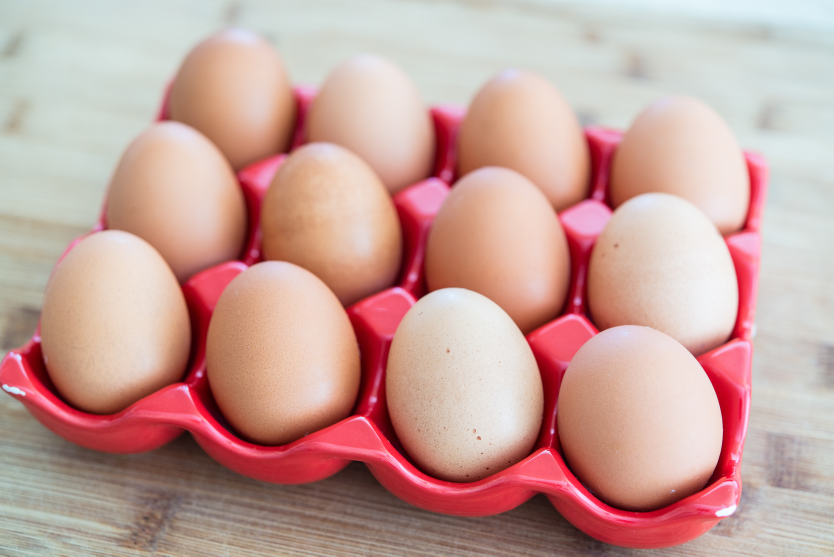
#> input picture images/eggs.jpg, 2500 x 1669 px (shown at 1/3 size)
$ jupyter execute 'PIL tutorial.ipynb'   (shell and % lines are left out)
#> lines starting #> are read from the running program, lines starting #| are printed output that depends on the picture
<div style="direction:rtl"> لكي يعمل الكود الذي في الاسفل يجب أن تكون كلا من بايثون و

PILو numpy منصبة ع جهازك
<br/>
https://www.python.org/downloads/<br/>
https://www.scipy.org/install.html<br/>
http://www.pythonware.com/products/pil/
</div>

[cell 1]
#استدعاء مكتبة PIL
#وهي مكتبة متخصصة للمعالجة الصور
from PIL import Image
#استدعاء مكتبة الرسومات matplotlib
from pylab import *

<div style="direction:rtl">
المودل Image <br/>
مسؤول عن قراءة الصور بصيغها المختلفة<br/>
الناتج من هذا السطر هو كيان من نوع <br/>
PIL
</div>

[cell 2]
imag = Image.open("images/eggs.jpg")
#> imag is the input picture: PIL image 2500x1669 RGB; mean R, G, B 199.3, 161.5, 155

<div style="direction:rtl">
لتحويل هذه الصورة من ملونة <br/>
الى grey<br/>
نستخدم الدالة<br/>
convert
</div>

[cell 3]
imag = Image.open("images/eggs.jpg").convert ('L')
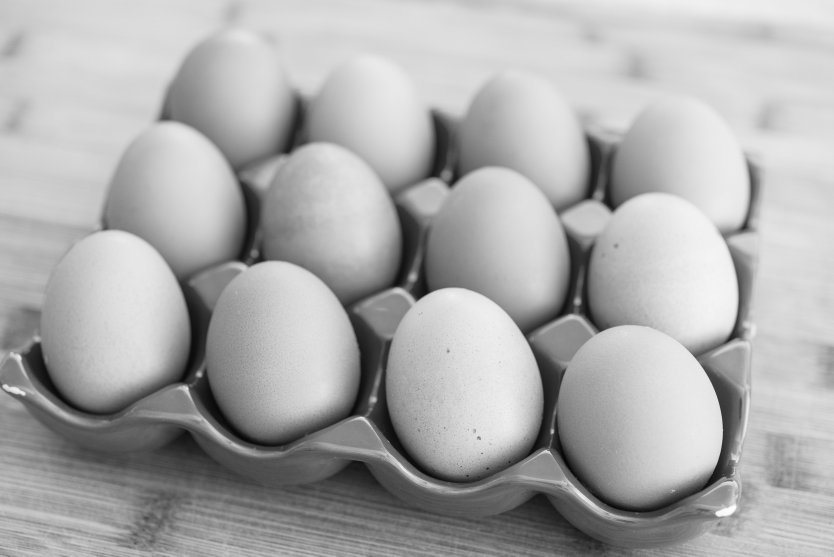
#> imag: PIL image 2500x1669 L (shown at 1/3 size); min 4, max 254, mean 172.1

[cell 4]
img = array(Image.open("images/eggs.jpg").convert('L'))

[cell 5]
imshow(img)
# some points
x = [100,100,400,400]
y = [200,500,200,500]
# plot the points with red star-markers
plot(x,y,'r*')
# line plot connecting the first two points
plot(x[:2],y[:2])
# add title and show the plot
title('Plotting: "empire.jpg"')
show()
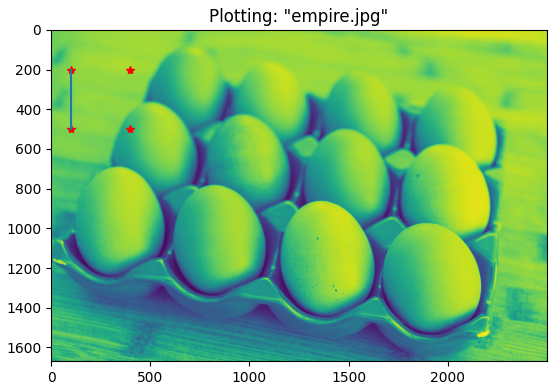
#> figure drawn by matplotlib, 1 panel
